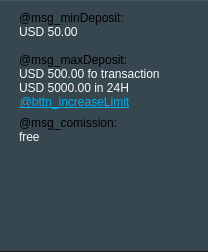
  <widget class="QFrame" name="frame_depositLimitsInfo">
   <property name="geometry">
    <rect>
     <x>0</x>
     <y>191</y>
     <width>208</width>
     <height>252</height>
    </rect>
   </property>
   <property name="minimumSize">
    <size>
     <width>208</width>
     <height>198</height>
    </size>
   </property>
   <property name="maximumSize">
    <size>
     <width>208</width>
     <height>23423</height>
    </size>
   </property>
   <property name="styleSheet">
    <string notr="true">.QFrame {
    background-color: #37474f;
    border-top: 1px solid #455a64;
    border-bottom: 1px solid #191919;
    border-bottom: 1px solid #191919;
}
QLabel {
    border: none;
    background-color: transparent;
    font: 14px &quot;Open Sans&quot;;
}</string>
   </property>
   <property name="frameShape">
    <enum>QFrame::StyledPanel</enum>
   </property>
   <property name="frameShadow">
    <enum>QFrame::Raised</enum>
   </property>
   <layout class="QVBoxLayout" name="verticalLayout_20" stretch="0,0,0,0,0,0,0,0,1">
    <property name="spacing">
     <number>0</number>
    </property>
    <property name="leftMargin">
     <number>18</number>
    </property>
    <property name="topMargin">
     <number>10</number>
    </property>
    <property name="rightMargin">
     <number>10</number>
    </property>
    <property name="bottomMargin">
     <number>10</number>
    </property>
    <item alignment="Qt::AlignLeft|Qt::AlignTop">
     <widget class="QLabel" name="msg_minDeposit">
      <property name="text">
       <string>@msg_minDeposit:</string>
      </property>
     </widget>
    </item>
    <item alignment="Qt::AlignLeft|Qt::AlignTop">
     <widget class="QLabel" name="value_minDeposit">
      <property name="styleSheet">
       <string notr="true">QLabel {
    color: #fafafa;
}</string>
      </property>
      <property name="text">
       <string>USD 50.00</string>
      </property>
     </widget>
    </item>
    <item>
     <spacer name="verticalSpacer_2">
      <property name="orientation">
       <enum>Qt::Vertical</enum>
      </property>
      <property name="sizeType">
       <enum>QSizePolicy::Fixed</enum>
      </property>
      <property name="sizeHint" stdset="0">
       <size>
        <width>20</width>
        <height>14</height>
       </size>
      </property>
     </spacer>
    </item>
    <item alignment="Qt::AlignLeft|Qt::AlignTop">
     <widget class="QLabel" name="msg_maxDeposit">
      <property name="text">
       <string>@msg_maxDeposit:</string>
      </property>
     </widget>
    </item>
    <item alignment="Qt::AlignLeft|Qt::AlignTop">
     <widget class="QLabel" name="value_maxDeposit">
      <property name="maximumSize">
       <size>
        <width>16777215</width>
        <height>36</height>
       </size>
      </property>
      <property name="styleSheet">
       <string notr="true">QLabel {
    color: #fafafa;
}</string>
      </property>
      <property name="text">
       <string>USD 500.00 fo transaction
USD 5000.00 in 24H</string>
      </property>
      <property name="alignment">
       <set>Qt::AlignLeading|Qt::AlignLeft|Qt::AlignTop</set>
      </property>
     </widget>
    </item>
    <item alignment="Qt::AlignLeft|Qt::AlignTop">
     <widget class="QPushButton" name="bttn_increaseLimit">
      <property name="cursor">
       <cursorShape>PointingHandCursor</cursorShape>
      </property>
      <property name="styleSheet">
       <string notr="true">QAbstractButton {
    color: #00aeef;
	font: 11px &quot;Open Sans&quot;;
	text-decoration: underline;
    border: none;
    margin: 0px;
    padding: 0px;
}</string>
      </property>
      <property name="text">
       <string>@bttn_increaseLimit</string>
      </property>
      <property name="flat">
       <bool>true</bool>
      </property>
     </widget>
    </item>
    <item>
     <spacer name="verticalSpacer_3">
      <property name="orientation">
       <enum>Qt::Vertical</enum>
      </property>
      <property name="sizeType">
       <enum>QSizePolicy::Fixed</enum>
      </property>
      <property name="sizeHint" stdset="0">
       <size>
        <width>20</width>
        <height>7</height>
       </size>
      </property>
     </spacer>
    </item>
    <item alignment="Qt::AlignLeft|Qt::AlignTop">
     <widget class="QLabel" name="msg_comission">
      <property name="text">
       <string>@msg_comission:</string>
      </property>
     </widget>
    </item>
    <item alignment="Qt::AlignLeft|Qt::AlignTop">
     <widget class="QLabel" name="value_comission">
      <property name="styleSheet">
       <string notr="true">QLabel {
    color: #fafafa;
}</string>
      </property>
      <property name="text">
       <string>free</string>
      </property>
     </widget>
    </item>
   </layout>
  </widget>
